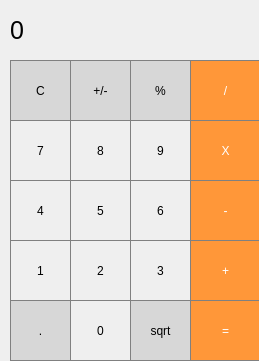
<?xml version="1.0" encoding="UTF-8"?>
<ui version="4.0">
 <class>MainWindow</class>
 <widget class="QMainWindow" name="MainWindow">
  <property name="enabled">
   <bool>true</bool>
  </property>
  <property name="geometry">
   <rect>
    <x>0</x>
    <y>0</y>
    <width>259</width>
    <height>361</height>
   </rect>
  </property>
  <property name="minimumSize">
   <size>
    <width>259</width>
    <height>0</height>
   </size>
  </property>
  <property name="windowTitle">
   <string>MainWindow</string>
  </property>
  <widget class="QWidget" name="centralWidget">
   <widget class="QLabel" name="label">
    <property name="geometry">
     <rect>
      <x>10</x>
      <y>0</y>
      <width>251</width>
      <height>61</height>
     </rect>
    </property>
    <property name="font">
     <font>
      <pointsize>19</pointsize>
     </font>
    </property>
    <property name="styleSheet">
     <string notr="true">QLabel {
qproperty-alignment: 'AlignVCenter | AlignRight';
border: 1px solid gray;
}

background-color : white;</string>
    </property>
    <property name="text">
     <string>0</string>
    </property>
   </widget>
   <widget class="QPushButton" name="pushButton_clear">
    <property name="enabled">
     <bool>true</bool>
    </property>
    <property name="geometry">
     <rect>
      <x>10</x>
      <y>60</y>
      <width>61</width>
      <height>61</height>
     </rect>
    </property>
    <property name="toolTipDuration">
     <number>-1</number>
    </property>
    <property name="styleSheet">
     <string notr="true">QPushButton {
background-color: rgb(215, 215, 215);
border: 1px solid gray;
}
QPushButton:pressed { background-color: qlineargradient(x1: 0, y1: 0, x2: 0, y2: 1, stop: 0 #BEBEBE, stop: 1 #D7D7D7);
}</string>
    </property>
    <property name="text">
     <string>C</string>
    </property>
    <property name="autoDefault">
     <bool>false</bool>
    </property>
   </widget>
   <widget class="QPushButton" name="pushButton_plusminus">
    <property name="enabled">
     <bool>true</bool>
    </property>
    <property name="geometry">
     <rect>
      <x>70</x>
      <y>60</y>
      <width>61</width>
      <height>61</height>
     </rect>
    </property>
    <property name="toolTipDuration">
     <number>-1</number>
    </property>
    <property name="styleSheet">
     <string notr="true">QPushButton {
background-color: rgb(215, 215, 215);
border: 1px solid gray;
}
QPushButton:pressed { background-color: qlineargradient(x1: 0, y1: 0, x2: 0, y2: 1, stop: 0 #BEBEBE, stop: 1 #D7D7D7);
}</string>
    </property>
    <property name="text">
     <string>+/-</string>
    </property>
    <property name="autoDefault">
     <bool>false</bool>
    </property>
   </widget>
   <widget class="QPushButton" name="pushButton_percent">
    <property name="enabled">
     <bool>true</bool>
    </property>
    <property name="geometry">
     <rect>
      <x>130</x>
      <y>60</y>
      <width>61</width>
      <height>61</height>
     </rect>
    </property>
    <property name="toolTipDuration">
     <number>-1</number>
    </property>
    <property name="styleSheet">
     <string notr="true">QPushButton {
background-color: rgb(215, 215, 215);
border: 1px solid gray;
}
QPushButton:pressed { background-color: qlineargradient(x1: 0, y1: 0, x2: 0, y2: 1, stop: 0 #BEBEBE, stop: 1 #D7D7D7);
}</string>
    </property>
    <property name="text">
     <string>%</string>
    </property>
    <property name="autoDefault">
     <bool>false</bool>
    </property>
   </widget>
   <widget class="QPushButton" name="pushButton_divide">
    <property name="enabled">
     <bool>true</bool>
    </property>
    <property name="geometry">
     <rect>
      <x>190</x>
      <y>60</y>
      <width>71</width>
      <height>61</height>
     </rect>
    </property>
    <property name="toolTipDuration">
     <number>-1</number>
    </property>
    <property name="styleSheet">
     <string notr="true">QPushButton {
background-color: rgb(255, 151, 57);
color: white; 
border: 1px solid gray;
}

QPushButton:pressed { background-color: qlineargradient(x1: 0, y1: 0, x2: 0, y2: 1, stop: 0 #FF7832, stop: 1 #FF9739);
}</string>
    </property>
    <property name="text">
     <string>/</string>
    </property>
    <property name="autoDefault">
     <bool>false</bool>
    </property>
   </widget>
   <widget class="QPushButton" name="pushButton_multiplication">
    <property name="enabled">
     <bool>true</bool>
    </property>
    <property name="geometry">
     <rect>
      <x>190</x>
      <y>120</y>
      <width>71</width>
      <height>61</height>
     </rect>
    </property>
    <property name="toolTipDuration">
     <number>-1</number>
    </property>
    <property name="styleSheet">
     <string notr="true">QPushButton {
background-color: rgb(255, 151, 57);
color: white; 
border: 1px solid gray;
}

QPushButton:pressed { background-color: qlineargradient(x1: 0, y1: 0, x2: 0, y2: 1, stop: 0 #FF7832, stop: 1 #FF9739);
}</string>
    </property>
    <property name="text">
     <string>X</string>
    </property>
    <property name="autoDefault">
     <bool>false</bool>
    </property>
   </widget>
   <widget class="QPushButton" name="pushButton_7">
    <property name="enabled">
     <bool>true</bool>
    </property>
    <property name="geometry">
     <rect>
      <x>10</x>
      <y>120</y>
      <width>61</width>
      <height>61</height>
     </rect>
    </property>
    <property name="toolTipDuration">
     <number>-1</number>
    </property>
    <property name="styleSheet">
     <string notr="true">QPushButton {
border: 1px solid gray;
}
QPushButton:pressed { background-color: qlineargradient(x1: 0, y1: 0, x2: 0, y2: 1, stop: 0 #dadbde, stop: 1 #f6f7fa);
}</string>
    </property>
    <property name="text">
     <string>7</string>
    </property>
    <property name="autoDefault">
     <bool>false</bool>
    </property>
   </widget>
   <widget class="QPushButton" name="pushButton_8">
    <property name="enabled">
     <bool>true</bool>
    </property>
    <property name="geometry">
     <rect>
      <x>70</x>
      <y>120</y>
      <width>61</width>
      <height>61</height>
     </rect>
    </property>
    <property name="toolTipDuration">
     <number>-1</number>
    </property>
    <property name="styleSheet">
     <string notr="true">QPushButton {
border: 1px solid gray;
}
QPushButton:pressed { background-color: qlineargradient(x1: 0, y1: 0, x2: 0, y2: 1, stop: 0 #dadbde, stop: 1 #f6f7fa);
}</string>
    </property>
    <property name="text">
     <string>8</string>
    </property>
    <property name="autoDefault">
     <bool>false</bool>
    </property>
   </widget>
   <widget class="QPushButton" name="pushButton_9">
    <property name="enabled">
     <bool>true</bool>
    </property>
    <property name="geometry">
     <rect>
      <x>130</x>
      <y>120</y>
      <width>61</width>
      <height>61</height>
     </rect>
    </property>
    <property name="toolTipDuration">
     <number>-1</number>
    </property>
    <property name="styleSheet">
     <string notr="true">QPushButton {
border: 1px solid gray;
}
QPushButton:pressed { background-color: qlineargradient(x1: 0, y1: 0, x2: 0, y2: 1, stop: 0 #dadbde, stop: 1 #f6f7fa);
}</string>
    </property>
    <property name="text">
     <string>9</string>
    </property>
    <property name="autoDefault">
     <bool>false</bool>
    </property>
   </widget>
   <widget class="QPushButton" name="pushButton_minus">
    <property name="enabled">
     <bool>true</bool>
    </property>
    <property name="geometry">
     <rect>
      <x>190</x>
      <y>180</y>
      <width>71</width>
      <height>61</height>
     </rect>
    </property>
    <property name="toolTipDuration">
     <number>-1</number>
    </property>
    <property name="styleSheet">
     <string notr="true">QPushButton {
background-color: rgb(255, 151, 57);
color: white; 
border: 1px solid gray;
}

QPushButton:pressed { background-color: qlineargradient(x1: 0, y1: 0, x2: 0, y2: 1, stop: 0 #FF7832, stop: 1 #FF9739);
}</string>
    </property>
    <property name="text">
     <string>-</string>
    </property>
    <property name="autoDefault">
     <bool>false</bool>
    </property>
   </widget>
   <widget class="QPushButton" name="pushButton_4">
    <property name="enabled">
     <bool>true</bool>
    </property>
    <property name="geometry">
     <rect>
      <x>10</x>
      <y>180</y>
      <width>61</width>
      <height>61</height>
     </rect>
    </property>
    <property name="toolTipDuration">
     <number>-1</number>
    </property>
    <property name="styleSheet">
     <string notr="true">QPushButton {
border: 1px solid gray;
}
QPushButton:pressed { background-color: qlineargradient(x1: 0, y1: 0, x2: 0, y2: 1, stop: 0 #dadbde, stop: 1 #f6f7fa);
}</string>
    </property>
    <property name="text">
     <string>4</string>
    </property>
    <property name="autoDefault">
     <bool>false</bool>
    </property>
   </widget>
   <widget class="QPushButton" name="pushButton_5">
    <property name="enabled">
     <bool>true</bool>
    </property>
    <property name="geometry">
     <rect>
      <x>70</x>
      <y>180</y>
      <width>61</width>
      <height>61</height>
     </rect>
    </property>
    <property name="toolTipDuration">
     <number>-1</number>
    </property>
    <property name="styleSheet">
     <string notr="true">QPushButton {
border: 1px solid gray;
}
QPushButton:pressed { background-color: qlineargradient(x1: 0, y1: 0, x2: 0, y2: 1, stop: 0 #dadbde, stop: 1 #f6f7fa);
}</string>
    </property>
    <property name="text">
     <string>5</string>
    </property>
    <property name="autoDefault">
     <bool>false</bool>
    </property>
   </widget>
   <widget class="QPushButton" name="pushButton_6">
    <property name="enabled">
     <bool>true</bool>
    </property>
    <property name="geometry">
     <rect>
      <x>130</x>
      <y>180</y>
      <width>61</width>
      <height>61</height>
     </rect>
    </property>
    <property name="toolTipDuration">
     <number>-1</number>
    </property>
    <property name="styleSheet">
     <string notr="true">QPushButton {
border: 1px solid gray;
}
QPushButton:pressed { background-color: qlineargradient(x1: 0, y1: 0, x2: 0, y2: 1, stop: 0 #dadbde, stop: 1 #f6f7fa);
}</string>
    </property>
    <property name="text">
     <string>6</string>
    </property>
    <property name="autoDefault">
     <bool>false</bool>
    </property>
   </widget>
   <widget class="QPushButton" name="pushButton_plus">
    <property name="enabled">
     <bool>true</bool>
    </property>
    <property name="geometry">
     <rect>
      <x>190</x>
      <y>240</y>
      <width>71</width>
      <height>61</height>
     </rect>
    </property>
    <property name="toolTipDuration">
     <number>-1</number>
    </property>
    <property name="styleSheet">
     <string notr="true">QPushButton {
background-color: rgb(255, 151, 57);
color: white; 
border: 1px solid gray;
}

QPushButton:pressed { background-color: qlineargradient(x1: 0, y1: 0, x2: 0, y2: 1, stop: 0 #FF7832, stop: 1 #FF9739);
}</string>
    </property>
    <property name="text">
     <string>+</string>
    </property>
    <property name="autoDefault">
     <bool>false</bool>
    </property>
   </widget>
   <widget class="QPushButton" name="pushButton_1">
    <property name="enabled">
     <bool>true</bool>
    </property>
    <property name="geometry">
     <rect>
      <x>10</x>
      <y>240</y>
      <width>61</width>
      <height>61</height>
     </rect>
    </property>
    <property name="toolTipDuration">
     <number>-1</number>
    </property>
    <property name="styleSheet">
     <string notr="true">QPushButton {
border: 1px solid gray;
}
QPushButton:pressed { background-color: qlineargradient(x1: 0, y1: 0, x2: 0, y2: 1, stop: 0 #dadbde, stop: 1 #f6f7fa);
}</string>
    </property>
    <property name="text">
     <string>1</string>
    </property>
    <property name="autoDefault">
     <bool>false</bool>
    </property>
   </widget>
   <widget class="QPushButton" name="pushButton_2">
    <property name="enabled">
     <bool>true</bool>
    </property>
    <property name="geometry">
     <rect>
      <x>70</x>
      <y>240</y>
      <width>61</width>
      <height>61</height>
     </rect>
    </property>
    <property name="toolTipDuration">
     <number>-1</number>
    </property>
    <property name="styleSheet">
     <string notr="true">QPushButton {
border: 1px solid gray;
}
QPushButton:pressed { background-color: qlineargradient(x1: 0, y1: 0, x2: 0, y2: 1, stop: 0 #dadbde, stop: 1 #f6f7fa);
}</string>
    </property>
    <property name="text">
     <string>2</string>
    </property>
    <property name="autoDefault">
     <bool>false</bool>
    </property>
   </widget>
   <widget class="QPushButton" name="pushButton_3">
    <property name="enabled">
     <bool>true</bool>
    </property>
    <property name="geometry">
     <rect>
      <x>130</x>
      <y>240</y>
      <width>61</width>
      <height>61</height>
     </rect>
    </property>
    <property name="toolTipDuration">
     <number>-1</number>
    </property>
    <property name="styleSheet">
     <string notr="true">QPushButton {
border: 1px solid gray;
}
QPushButton:pressed { background-color: qlineargradient(x1: 0, y1: 0, x2: 0, y2: 1, stop: 0 #dadbde, stop: 1 #f6f7fa);
}</string>
    </property>
    <property name="text">
     <string>3</string>
    </property>
    <property name="autoDefault">
     <bool>false</bool>
    </property>
   </widget>
   <widget class="QPushButton" name="pushButton_dot">
    <property name="enabled">
     <bool>true</bool>
    </property>
    <property name="geometry">
     <rect>
      <x>10</x>
      <y>300</y>
      <width>61</width>
      <height>61</height>
     </rect>
    </property>
    <property name="toolTipDuration">
     <number>-1</number>
    </property>
    <property name="styleSheet">
     <string notr="true">QPushButton {
background-color: rgb(215, 215, 215);
border: 1px solid gray;
}
QPushButton:pressed { background-color: qlineargradient(x1: 0, y1: 0, x2: 0, y2: 1, stop: 0 #BEBEBE, stop: 1 #D7D7D7);
}</string>
    </property>
    <property name="text">
     <string>.</string>
    </property>
    <property name="autoDefault">
     <bool>false</bool>
    </property>
   </widget>
   <widget class="QPushButton" name="pushButton_equal">
    <property name="enabled">
     <bool>true</bool>
    </property>
    <property name="geometry">
     <rect>
      <x>190</x>
      <y>300</y>
      <width>71</width>
      <height>61</height>
     </rect>
    </property>
    <property name="toolTipDuration">
     <number>-1</number>
    </property>
    <property name="styleSheet">
     <string notr="true">QPushButton {
background-color: rgb(255, 151, 57);
color: white; 
border: 1px solid gray;
}

QPushButton:pressed { background-color: qlineargradient(x1: 0, y1: 0, x2: 0, y2: 1, stop: 0 #FF7832, stop: 1 #FF9739);
}</string>
    </property>
    <property name="text">
     <string>=</string>
    </property>
    <property name="autoDefault">
     <bool>false</bool>
    </property>
   </widget>
   <widget class="QPushButton" name="pushButton_0">
    <property name="enabled">
     <bool>true</bool>
    </property>
    <property name="geometry">
     <rect>
      <x>70</x>
      <y>300</y>
      <width>61</width>
      <height>61</height>
     </rect>
    </property>
    <property name="toolTipDuration">
     <number>-1</number>
    </property>
    <property name="styleSheet">
     <string notr="true">QPushButton {
border: 1px solid gray;
}
QPushButton:pressed { background-color: qlineargradient(x1: 0, y1: 0, x2: 0, y2: 1, stop: 0 #dadbde, stop: 1 #f6f7fa);
}</string>
    </property>
    <property name="text">
     <string>0</string>
    </property>
    <property name="autoDefault">
     <bool>false</bool>
    </property>
   </widget>
   <widget class="QPushButton" name="pushButton_radical">
    <property name="enabled">
     <bool>true</bool>
    </property>
    <property name="geometry">
     <rect>
      <x>130</x>
      <y>300</y>
      <width>61</width>
      <height>61</height>
     </rect>
    </property>
    <property name="toolTipDuration">
     <number>-1</number>
    </property>
    <property name="styleSheet">
     <string notr="true">QPushButton {
background-color: rgb(215, 215, 215);
border: 1px solid gray;
}
QPushButton:pressed { background-color: qlineargradient(x1: 0, y1: 0, x2: 0, y2: 1, stop: 0 #BEBEBE, stop: 1 #D7D7D7);
}</string>
    </property>
    <property name="text">
     <string>sqrt</string>
    </property>
    <property name="autoDefault">
     <bool>false</bool>
    </property>
   </widget>
  </widget>
 </widget>
 <layoutdefault spacing="6" margin="11"/>
 <resources/>
 <connections/>
</ui>
